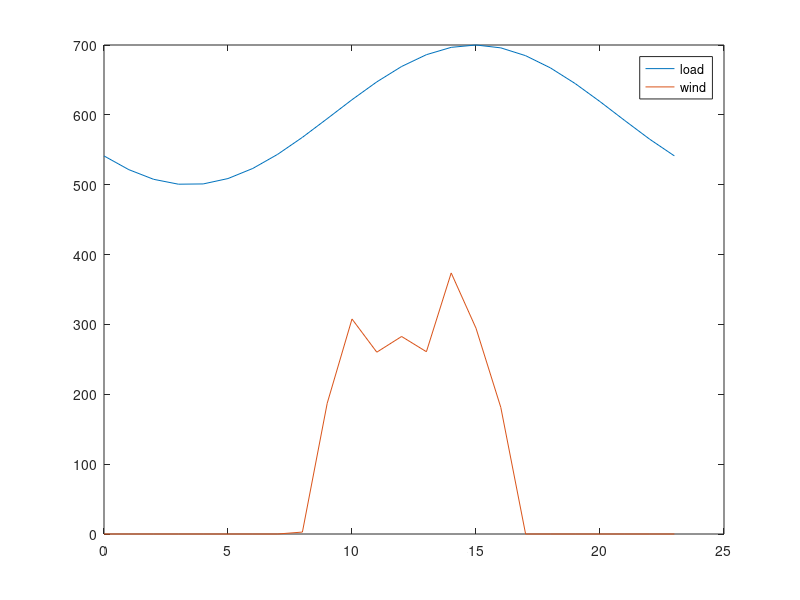

MATLAB code to generate this figure: (Note: this script raises an error after producing the figure.)
clear all

% Runs simulation for the lifetime of the battery

%% Tunables 

life=50400; %this will need to be changed with degradation
Endlife_cap = 0.5;
Starting_cap = 1;
Simu_interval = 720; % one month for degredation interval

ESCap = 20; % MW
ESallowed = 0.8;

k_dollar_coal = 2.22; % dollar/mmbtu, 2014: 2.37, 2017: 2.22
k_dollar_gas = 3.67; % dollar/mmbtu, 2014: 5.00, 2017: 3.67

%emissions factors
k_coal = 206*0.453592; % CO2 kg/mmbtu 
k_gas = 117*0.453592; % CO2 kg/mmbtu 
k_coal_nox = 0.227*0.453592;
k_gas_nox = 0.116*0.453592;
k_coal_so2 = 0.15713*0.453592; 
k_gas_so2 = 0.001*0.453592;

k_co2=[k_coal,k_coal,k_gas,k_gas]; % for heavy coal
k_nox=[k_coal_nox,k_coal_nox,k_gas_nox,k_gas_nox]; % for heavy coal
k_so2=[k_coal_so2,k_coal_so2,k_gas_so2,k_gas_so2]; % for heavy coal

k_dollar=[k_dollar_coal,k_dollar_coal,k_dollar_gas,k_dollar_gas]; % for heavy coal

Flag_wind=0; % 0 for no renewables 1 for renewables
Flag_solar=1;
t_vec = [0:23]';
load_profile = 100*sin(linspace(-0.8*pi,1.2*pi,length(t_vec)))+600;

%wind bellow
wind = Flag_wind*[141.1454209 164.3588944 117.67492 81.14462355 60.24906746 75.97386229 66.24155752 53.00033944 54.0897504 56.28039471 45.30936663 31.58459838 38.24235306 55.3985323 67.19698144 63.89313544 76.75370188 82.61862694 100.3076893 121.2392963 142.839525 148.6643123 161.1639311 145.8123442]; % wind
%solar bellow
solar = Flag_solar*[0 0 0 0 0 0 0 0 2.761714555 187.1547077 307.7808614 260.2846929 282.7520984 260.9285882 373.699438 294.5867518 181.2343721 0 0 0 0 0 0 0];

wind_profile=(wind+solar);

figure
plot(t_vec,load_profile,t_vec,wind_profile);
legend('load','wind')
fname = 'C:/filepath';
saveas(gca, fullfile(fname,'load'),'fig');

%%
up_min_vec = [12,12,4,4];
down_min_vec = [12,12,4,4];

alpha_load = 0.03;
alpha_wind = 0.05;

mpc = loadcase('case_yl9bus');
baseMVA = mpc.baseMVA;

% Change line constraints
mpc.branch(:,6) = 1000*ones(size(mpc.branch,1),1);
% Change generator limits (ineq, linear)
mpc.gen(1:4,9:10) = [340,136;300,120;80,32;80,32];

%(rows, columns)

%% Calculating coal cost curves
coef_Hunter_3 = [0.0144,21.077,9080,117483];  % Input/output curve, y(1000 Btu/h), x(MW)
x_Hunter = (10:1:100)';
y_Hunter = polyval(coef_Hunter_3,x_Hunter);

coef_Hunter_2 = polyfit(x_Hunter,y_Hunter,2);
y_Hunter_fit = polyval(coef_Hunter_2,x_Hunter);

coef_Hunter_cost = coef_Hunter_2*k_dollar_coal*10^(-3);
cost_Hunter = polyval(coef_Hunter_cost,x_Hunter);

Hunter_max = 100;

g1_max=mpc.gen(1,9);
g2_max=mpc.gen(2,9);

g1_ratio=g1_max/Hunter_max;
g2_ratio=g2_max/Hunter_max;

g1_cost=[coef_Hunter_cost(1)/g1_ratio,coef_Hunter_cost(2),coef_Hunter_cost(3)*g1_ratio];
g2_cost=[coef_Hunter_cost(1)/g2_ratio,coef_Hunter_cost(2),coef_Hunter_cost(3)*g2_ratio];

%% Calculating gas cost curves
coef_Moss_3 = [-0.0013,2.955,6561.2,662025];  % Input/output curve, y(1000 Btu/h), x(MW)
x_Moss = (10:10:750)'; % MW
y_Moss = polyval(coef_Moss_3,x_Moss); % 1000 Btu/h

coef_Moss_2 = polyfit(x_Moss,y_Moss,2); %fits a polynomial line of 2 degrees (Ax^2+Bx+C)
y_Moss_fit = polyval(coef_Moss_2,x_Moss); %uses the two polynominal line to create a new line

coef_Moss_cost = coef_Moss_2*k_dollar_gas*10^(-3);
cost_Moss = polyval(coef_Moss_cost,x_Moss);

Moss_max = 750;

g3_max=mpc.gen(3,9);
g4_max=mpc.gen(4,9);

g3_ratio=g3_max/Moss_max;
g4_ratio=g4_max/Moss_max;

g3_cost = [coef_Moss_cost(1)/g3_ratio,coef_Moss_cost(2),coef_Moss_cost(3)*g3_ratio];
g4_cost = [coef_Moss_cost(1)/g4_ratio,coef_Moss_cost(2),coef_Moss_cost(3)*g4_ratio];

%%
mpc.gencost(1,5:7) = g1_cost; 
mpc.gencost(2,5:7) = g2_cost;
mpc.gencost(3,5:7) = g3_cost;
mpc.gencost(4,5:7) = g4_cost;

%%
% Change reserve cost
Rcost = [9;10;4;4;9;10;4;4]*baseMVA;

c_on = [5.61*mpc.gen(1,9)+7.5*mpc.gen(1,9)*k_dollar_coal;5.61*mpc.gen(2,9)+7.5*mpc.gen(2,9)*k_dollar_coal;
    3.99*mpc.gen(3,9)+3.67*mpc.gen(3,9)*k_dollar_gas;3.99*mpc.gen(4,9)+3.67*mpc.gen(4,9)*k_dollar_gas]; % $ per occurance

c_off = [5.61*mpc.gen(1,9);5.61*mpc.gen(2,9);3.99*mpc.gen(3,9);3.99*mpc.gen(4,9)]; % $ per occurance
c_rES = 0.1;

mileage = 7.364;
eff=0.9;
Rinc=0.04; 
EOL_eff=1-(1-eff)*(Rinc+1);
eff_loss=(eff-EOL_eff)/life*24*30; %13680 is the life of the battery

%% prepare

Current_cap = Starting_cap;
Current_t = 0;
tvec = [];
co2_vec = [];
so2_vec = [];
nox_vec = [];
cap_vec = [];
coal_vec=[];
gas_vec=[];
F_coal=[];
F_gas=[];
g1_nES=[];
g2_nES=[];
g3_nES=[];
g4_nES=[];
g1=[];
g2=[];
g3=[];
g4=[];
g1_vec=[];
g2_vec=[];
g3_vec=[];
g4_vec=[];
BaseLoad = 143+159+198; 

n_interval = length(t_vec);
n_generator = 4;
n_wind = 1;
n_reserve = 4;
n_ES = 1;
n_branch = 9;
n_bus = 9;

%% cost
cost_coef = mpc.gencost(1:4,5:7);
Q_gen = diag(cost_coef(:,1))*baseMVA^2; %making cost in 1st column of cost_coef into the diagonal of a 4x4
c_gen = cost_coef(:,2)*baseMVA;
c_gen_c = cost_coef(:,3);
c_reserve = Rcost(1:n_reserve)*2;

CrES = zeros(n_bus,1);
CrES(8,1) = 1; % the first one is 0.1 and the last is 1 

% power flow (eq, linear)
Bmatrix = zeros(n_bus,n_bus);
branch_info = mpc.branch;
for i = 1:n_branch
    ind_i = branch_info(i,1);
    ind_j = branch_info(i,2);
    bij = 1/branch_info(i,4);
    Bmatrix(ind_i,ind_j) = -bij;
    Bmatrix(ind_j,ind_i) = -bij;
end

Bmatrix = Bmatrix + diag(-sum(Bmatrix,2));

bus_info = mpc.bus;

Cg = zeros(n_bus,n_generator);
Cg(1,1) = 1;
Cg(2,2) = 1;
Cg(3,3) = 1;
Cg(6,4) = 1;

Cw = zeros(n_bus,n_wind);
Cw(8,1) = 1;

% generator limits (ineq, linear)
gen_limits = mpc.gen(1:4,9:10)/baseMVA;

% line constraints (ineq, linear)
Smax = mpc.branch(:,6)/baseMVA;

Bline = zeros(n_branch,n_branch);
for i = 1:n_branch
    ind_i = branch_info(i,1);
    ind_j = branch_info(i,2);
    bij = 1/branch_info(i,4);
    Bline(i,ind_i) = bij;
    Bline(i,ind_j) = -bij;
end

% prepare for cvx
Q_gen_cvx = [];
c_gen_cvx = [];
c_gen_c_cvx = [];
c_reserve_cvx = [];
c_on_cvx = [];
c_off_cvx = [];
c_rES_cvx = [];
Cg_cvx = [];
Cw_cvx = [];
CrES_cvx = [];
Bmatrix_cvx = [];
Sd_cvx = [];
gen_max_cvx = [];
gen_min_cvx = [];
wind_forecast_cvx = [];
Smax_cvx = [];
Bline_cvx = [];


for i = 1:n_interval
    
    % Change loads
    loadamp = load_profile(i)/BaseLoad;
    mpc.bus(:,3:4) = loadamp*bus_info(:,3:4);
    Sd =mpc.bus(:,3)/baseMVA;
    
    % Change generator bounds
    wind_forecast = wind_profile(i);
    mpc.gen(5,9:10) = [wind_forecast,0]; % wind
    
    % Matrices
    Q_gen_cvx = blkdiag(Q_gen_cvx,Q_gen);
    c_gen_cvx = [c_gen_cvx;c_gen];
    c_gen_c_cvx = [c_gen_c_cvx;c_gen_c];
    c_reserve_cvx = [c_reserve_cvx;c_reserve];
    c_on_cvx = [c_on_cvx;c_on];
    c_off_cvx = [c_off_cvx;c_off];
    c_rES_cvx = [c_rES_cvx;c_rES];
    
    Cg_cvx = blkdiag(Cg_cvx,Cg);
    Cw_cvx = blkdiag(Cw_cvx,Cw);
    CrES_cvx = blkdiag(CrES_cvx,CrES);
    Bmatrix_cvx = blkdiag(Bmatrix_cvx,Bmatrix);
    Sd_cvx = [Sd_cvx;Sd];
    
    gen_max_cvx = [gen_max_cvx;gen_limits(:,1)];
    gen_min_cvx = [gen_min_cvx;gen_limits(:,2)];
    wind_forecast_cvx = [wind_forecast_cvx;wind_forecast];
    
    Smax_cvx = [Smax_cvx;Smax];
    Bline_cvx = blkdiag(Bline_cvx,Bline);
    
end

cvx_begin

variables p(n_generator*n_interval) pw(n_wind*n_interval) theta(n_bus*n_interval) r(n_reserve*n_interval)
variable u(n_generator*n_interval) binary
variable v(n_generator*n_interval) binary
variable w(n_generator*n_interval) binary

minimize (quad_form(p,Q_gen_cvx) + c_gen_cvx'*p + c_reserve_cvx'*r + c_on_cvx'*v + c_off_cvx'*w + c_gen_c_cvx'*u)

subject to
-Cg_cvx*p - Cw_cvx*pw + Bmatrix_cvx*theta + Sd_cvx == 0
p + r <= gen_max_cvx.*u
p - r >= gen_min_cvx.*u
0 <= pw <= wind_forecast_cvx/baseMVA

for i = 1:n_interval
    theta_i = theta((i-1)*n_bus+1:i*n_bus);
    u_i = u((i-1)*n_generator+1:i*n_generator);
    -Smax <= Bline*theta((i-1)*n_bus+1:i*n_bus) <= Smax
    
    theta((i-1)*n_bus+1) == 0
    r_i = r((i-1)*n_reserve+1:i*n_reserve);
    r_demand_i = alpha_wind*pw(i)+alpha_load*load_profile(i)/baseMVA;
    sum(r_i) >= r_demand_i
end

r >= 0

u_0_length = max(max(up_min_vec),max(down_min_vec))+1;
u_0 = ones(n_generator*u_0_length,1); 
u_extend = [u_0;u];

for k = 1:n_generator
    up_min = up_min_vec(k);
    down_min = down_min_vec(k);
    for i = 2:(n_interval+u_0_length)
        u_i = u_extend((i-1)*n_generator+k);
        u_iminus = u_extend((i-2)*n_generator+k);
        if (n_interval+u_0_length-i) >= down_min
            for j = 1:down_min-1
                u_j = u_extend((i-1+j)*n_generator+k);
                u_iminus - u_i + u_j <= 1
            end
        else
            for j = 1:(n_interval+u_0_length-i)
                u_j = u_extend((i-1+j)*n_generator+k);
                u_iminus - u_i + u_j <= 1
            end
        end
        if (n_interval+u_0_length-i) >= up_min
            for j = 1:up_min-1
                u_j = u_extend((i-1+j)*n_generator+k);
                -u_iminus + u_i - u_j <= 0
            end
        else
            for j = 1:(n_interval+u_0_length-i)
                u_j = u_extend((i-1+j)*n_generator+k);
                -u_iminus + u_i - u_j <= 0
            end
        end
    end
end

for i = 1:n_interval
    u_i = u((i-1)*n_generator+1:i*n_generator);
    if i == 1
        u_iminus = u_0(end-3:end);
    else
        u_iminus = u((i-2)*n_generator+1:(i-1)*n_generator);
    end
    v_i = v((i-1)*n_generator+1:i*n_generator);
    w_i = w((i-1)*n_generator+1:i*n_generator);
    -u_iminus + u_i - v_i <= 0
    u_iminus - u_i - w_i <= 0
end

cvx_end

p_noES = p;
pw_noES = pw;
r_noES = r;
u_noES = u;
v_noES = v;
w_noES = w;

d=1;

while Current_cap > Endlife_cap
    
    Current_t;
    
    if (Current_t) == 0
        Current_cap;
    else
        Current_cap = Starting_cap-(1-f_BatteryDegrade_Xu(Current_t))
    end
    tvec = [tvec;Current_t];
    cap_vec = [cap_vec;Current_cap];
    Current_t = Current_t + Simu_interval %simulation interval needs to be converted from hours to days
    
    ESavailable = ESCap*Current_cap*ESallowed/2; %%% this should just be ESCap
    maxES = ESavailable/baseMVA;
    
    %%
    
    clearvars p pw theta r u v w
    
    cvx_begin
    
    variables p(n_generator*n_interval) pw(n_wind*n_interval) theta(n_bus*n_interval) r(n_reserve*n_interval) rES(n_ES*n_interval)
    variable u(n_generator*n_interval) binary
    variable v(n_generator*n_interval) binary
    variable w(n_generator*n_interval) binary
    
    minimize (quad_form(p,Q_gen_cvx) + c_gen_cvx'*p + c_reserve_cvx'*r + c_on_cvx'*v + c_off_cvx'*w + c_rES_cvx'*rES + c_gen_c_cvx'*u)
    
    beta = mileage/24*(1-eff);
    eff=eff-eff_loss;
    
    subject to
    -Cg_cvx*p - Cw_cvx*pw + Bmatrix_cvx*theta + Sd_cvx + CrES_cvx*rES*beta == 0
    p + r <= gen_max_cvx.*u
    p - r >= gen_min_cvx.*u
    0 <= pw <= wind_forecast_cvx/baseMVA
    
    for i = 1:n_interval
        theta_i = theta((i-1)*n_bus+1:i*n_bus);
        u_i = u((i-1)*n_generator+1:i*n_generator);
        -Smax <= Bline*theta((i-1)*n_bus+1:i*n_bus) <= Smax
        
        theta((i-1)*n_bus+1) == 0
        r_i = r((i-1)*n_reserve+1:i*n_reserve);
        rES_i = rES((i-1)*n_ES+1:i*n_ES);
        r_demand_i = alpha_wind*pw(i)+alpha_load*load_profile(i)/baseMVA;
        sum(r_i) + sum(rES_i) >= r_demand_i
    end
    
    r >= 0
    0 <= rES <= maxES
    
    u_0_length = max(max(up_min_vec),max(down_min_vec))+1;
    u_0 = ones(n_generator*u_0_length,1); 
    u_extend = [u_0;u];
    for k = 1:n_generator
        up_min = up_min_vec(k);
        down_min = down_min_vec(k);
        for i = 2:(n_interval+u_0_length)
            u_i = u_extend((i-1)*n_generator+k);
            u_iminus = u_extend((i-2)*n_generator+k);
            if (n_interval+u_0_length-i) >= down_min
                for j = 1:down_min-1
                    u_j = u_extend((i-1+j)*n_generator+k);
                    u_iminus - u_i + u_j <= 1
                end
            else
                for j = 1:(n_interval+u_0_length-i)
                    u_j = u_extend((i-1+j)*n_generator+k);
                    u_iminus - u_i + u_j <= 1;
                end
            end
            if (n_interval+u_0_length-i) >= up_min
                for j = 1:up_min-1
                    u_j = u_extend((i-1+j)*n_generator+k);
                    -u_iminus + u_i - u_j <= 0
                end
            else
                for j = 1:(n_interval+u_0_length-i)
                    u_j = u_extend((i-1+j)*n_generator+k);
                    -u_iminus + u_i - u_j <= 0
                end
            end
        end
    end
    
    for i = 1:n_interval
        u_i = u((i-1)*n_generator+1:i*n_generator);
        if i == 1
            u_iminus = u_0(end-3:end);
        else
            u_iminus = u((i-2)*n_generator+1:(i-1)*n_generator);
        end
        v_i = v((i-1)*n_generator+1:i*n_generator);
        w_i = w((i-1)*n_generator+1:i*n_generator);
        -u_iminus + u_i - v_i <= 0
        u_iminus - u_i - w_i <= 0
    end
    
    cvx_end
    
    
    for i = 1:n_interval
        
        p_i = p_noES((i-1)*n_generator+1:i*n_generator);%generation
        p1_noES(i,1) = p_i(1);
        p2_noES(i,1) = p_i(2);
        p3_noES(i,1) = p_i(3);
        p4_noES(i,1) = p_i(4);
        
        u_i = u_noES((i-1)*n_generator+1:i*n_generator);
        u1_noES(i,1) = u_i(1);
        u2_noES(i,1) = u_i(2);
        u3_noES(i,1) = u_i(3);
        u4_noES(i,1) = u_i(4);
        
        r_i = r_noES((i-1)*n_generator+1:i*n_generator);%reserves
        r1_noES(i,1) = r_i(1);
        r2_noES(i,1) = r_i(2);
        r3_noES(i,1) = r_i(3);
        r4_noES(i,1) = r_i(4);
        
    end
    
    for i = 1:n_interval
        
        p_i = p((i-1)*n_generator+1:i*n_generator);
        p1(i,1) = p_i(1);
        p2(i,1) = p_i(2);
        p3(i,1) = p_i(3);
        p4(i,1) = p_i(4);
        
        u_i = u((i-1)*n_generator+1:i*n_generator);
        u1(i,1) = u_i(1);
        u2(i,1) = u_i(2);
        u3(i,1) = u_i(3);
        u4(i,1) = u_i(4);
        
        r_i = r((i-1)*n_generator+1:i*n_generator);
        r1(i,1) = r_i(1);
        r2(i,1) = r_i(2);
        r3(i,1) = r_i(3);
        r4(i,1) = r_i(4);
        
    end
    
    if (Current_t)==720
    figure 
    subplot(3,2,1)
    plot(t_vec,p1_noES*baseMVA,'-o',t_vec,p1*baseMVA,'--x','MarkerSize',3)
    hline = refline([0 136]);
    hline.Color='k';
    hline.LineStyle='--';
    hline = refline([0 340]);
    hline.Color='k';
    hline.LineStyle='--';
    legend('w/o ES','w ES','Location','northoutside','Orientation','Horizontal')
    xlim([0,23])

    ylabel('G1 MW (Coal)')
    subplot(3,2,2)
    plot(t_vec,p2_noES*baseMVA,'-o',t_vec,p2*baseMVA,'--x','MarkerSize',3)
    hline = refline([0 120]);
    hline.LineStyle='--';
    hline.Color='k';
    hline = refline([0 300]);
    hline.LineStyle='--';
    hline.Color='k';
    xlim([0,23])

    ylabel('G2 MW (Coal)')
    subplot(3,2,3)
    plot(t_vec,p3_noES*baseMVA,'-o',t_vec,p3*baseMVA,'--x','MarkerSize',3)
    hline = refline([0 80]);
    hline.LineStyle='--';
    hline.Color='k';
    hline = refline([0 32]);
    hline.LineStyle='--';
    hline.Color='k';
    xlim([0,23])

    ylabel('G3 MW (NG)')
    subplot(3,2,4)
    plot(t_vec,p4_noES*baseMVA,'-o',t_vec,p4*baseMVA,'--x','MarkerSize',3)
    hline = refline([0 80]);
    hline.LineStyle='--';
    hline.Color='k';
    hline = refline([0 32]);
    hline.LineStyle='--';
    hline.Color='k';
    xlim([0,23])

    ylabel('G4 MW (NG)')
    subplot(3,2,5)
    plot(t_vec,pw_noES*baseMVA,'-o',t_vec,pw*baseMVA,'--x','MarkerSize',3)
    xlim([0,23])

    ylabel('Renewable MW')
    xlabel('Hours')
    saveas(gca, fullfile(fname,'Dispatch_Init'),'fig');

    figure %7
    subplot(3,2,1)
    plot(t_vec,r1_noES*baseMVA,'-o',t_vec,r1*baseMVA,'--x','MarkerSize',3)
    legend('w/o ES','w ES','Location','northoutside','Orientation','Horizontal')
    title('Reserve dispatch (MW)')
    xlim([0,23])

    ylabel('G1 MW (Coal)')
    subplot(3,2,2)
    plot(t_vec,r2_noES*baseMVA,'-o',t_vec,r2*baseMVA,'--x','MarkerSize',3)
    xlim([0,23])

    ylabel('G2 MW (Coal)')
    subplot(3,2,3)
    plot(t_vec,r3_noES*baseMVA,'-o',t_vec,r3*baseMVA,'--x','MarkerSize',3)
    xlim([0,23])

    ylabel('G3 MW (NG)')
    subplot(3,2,4)
    plot(t_vec,r4_noES*baseMVA,'-o',t_vec,r4*baseMVA,'--x','MarkerSize',3)
    xlim([0,23])

    ylabel('G4 MW (NG)')
    subplot(3,2,5)
    plot(t_vec,zeros(length(t_vec),1),'-o',t_vec,rES*baseMVA,'--x','MarkerSize',3)
    xlim([0,23])

    ylabel('Battery MW')
    xlabel('Hours')
    saveas(gca, fullfile(fname,'Reserve_Init'),'fig');
    end
    
    co2_total_noES = [];
    so2_total_noES = [];
    nox_total_noES = [];
    cost_p_noES = [];
    cost_r_noES = [];
    cost_total_noES = [];
    gen1=[];
    gen2=[];
    gen3=[];
    gen4=[];
    gen1_noES=[];
    gen2_noES=[];
    gen3_noES=[];
    gen4_noES=[];
    Fuel_coal_noES = [];
    Fuel_gas_noES = [];
    
    for i = 1:length(t_vec) 
        
        p_1 = p1_noES(i)*baseMVA;
        p_2 = p2_noES(i)*baseMVA;
        p_3 = p3_noES(i)*baseMVA;
        p_4 = p4_noES(i)*baseMVA;
        
        gen1_nES(i)=p_1;
        gen2_nES(i)=p_2;
        gen3_nES(i)=p_3;
        gen4_nES(i)=p_4;
                
        cost_1 = polyval(mpc.gencost(1,5:7),p_1);
        cost_2 = polyval(mpc.gencost(2,5:7),p_2);
        cost_3 = polyval(mpc.gencost(3,5:7),p_3);
        cost_4 = polyval(mpc.gencost(4,5:7),p_4);
        
        cost_p_noES(i,1) = cost_1 + cost_2 + cost_3 + cost_4;
        
        r_i = r_noES((i-1)*n_reserve+1:i*n_reserve);
        cost_r_noES(i,1) = c_reserve'*r_i;
        
        cost_total_noES(i,1) = cost_p_noES(i,1) + cost_r_noES(i,1);
        
        Fuel1 = cost_1/k_dollar(1,1); %MMBtu
        Fuel2 = cost_2/k_dollar(1,2);
        Fuel3 = cost_3/k_dollar(1,3);
        Fuel4 = cost_4/k_dollar(1,4);
        
        co2_1 = cost_1/k_dollar(1,1)*k_co2(1,1);
        co2_2 = cost_2/k_dollar(1,2)*k_co2(1,2);
        co2_3 = cost_3/k_dollar(1,3)*k_co2(1,3);
        co2_4 = cost_4/k_dollar(1,4)*k_co2(1,4);
        
        so2_1 = cost_1/k_dollar(1,1)*k_so2(1,1);
        so2_2 = cost_2/k_dollar(1,2)*k_so2(1,2);
        so2_3 = cost_3/k_dollar(1,3)*k_so2(1,3);
        so2_4 = cost_4/k_dollar(1,4)*k_so2(1,4);
        
        nox_1 = cost_1/k_dollar(1,1)*k_nox(1,1);
        nox_2 = cost_2/k_dollar(1,2)*k_nox(1,2);
        nox_3 = cost_3/k_dollar(1,3)*k_nox(1,3);
        nox_4 = cost_4/k_dollar(1,4)*k_nox(1,4);
        
        if (p_1<1)
            Fuel1=0;
            co2_1=0;
            so2_1=0;
            nox_1=0;
        end
        if (p_2<1)
            Fuel2=0;
            co2_2=0;
            so2_2=0;
            nox_2=0;
        end
        if (p_3<1)
            Fuel3=0;
            co2_3=0;
            so2_3=0;
            nox_3=0;
        end
        if (p_4<1)
            Fuel4=0;
            co2_4=0;
            so2_4=0;
            nox_4=0;
        end
        
        co2_p = co2_1+co2_2+co2_3+co2_4;
        so2_p = so2_1+so2_2+so2_3+so2_4;
        nox_p = nox_1+nox_2+nox_3+nox_4;
        
        coal_p = Fuel1+Fuel2;
        gas_p = Fuel3 + Fuel4;
        
        co2_total_noES(i,1) = co2_p; %represents a day's worth of emissions
        so2_total_noES(i,1) = so2_p; %represents a day's worth of emissions
        nox_total_noES(i,1) = nox_p; %represents a day's worth of emissions
        Fuel_coal_noES(i,1) = coal_p;
        Fuel_gas_noES(i,1) = gas_p;
        Fuel_G1_noES(i,1) = Fuel1;
        Fuel_G2_noES(i,1) = Fuel2;
        Fuel_G3_noES(i,1) = Fuel3;
        Fuel_G4_noES(i,1) = Fuel4;
    end
    
    g1_nES(d)=sum(gen1_nES);
    g2_nES(d)=sum(gen2_nES);
    g3_nES(d)=sum(gen3_nES);
    g4_nES(d)=sum(gen4_nES);
    f1_nES(d)=sum(Fuel_G1_noES);
    f2_nES(d)=sum(Fuel_G2_noES);
    f3_nES(d)=sum(Fuel_G3_noES);
    f4_nES(d)=sum(Fuel_G4_noES);
    
    co2_total = [];
    so2_total = [];
    nox_total = [];
    cost_p = [];
    cost_r = [];
    cost_total = [];
    Fuel_coal = [];
    Fuel_gas = [];

    
    for i = 1:length(t_vec)
        
        p_1 = p1(i)*baseMVA;
        p_2 = p2(i)*baseMVA;
        p_3 = p3(i)*baseMVA;
        p_4 = p4(i)*baseMVA;
        
        gen1(i)=p_1;
        gen2(i)=p_2;
        gen3(i)=p_3;
        gen4(i)=p_4;
        
        cost_1 = polyval(mpc.gencost(1,5:7),p_1);
        cost_2 = polyval(mpc.gencost(2,5:7),p_2);
        cost_3 = polyval(mpc.gencost(3,5:7),p_3);
        cost_4 = polyval(mpc.gencost(4,5:7),p_4);
        
        cost_p(i,1) = cost_1 + cost_2 + cost_3 + cost_4;
        
        r_i = r((i-1)*n_reserve+1:i*n_reserve);
        cost_r(i,1) = c_reserve'*r_i;
        
        cost_total(i,1) = cost_p(i,1) + cost_r(i,1);
        
        co2_1 = cost_1/k_dollar(1,1)*k_co2(1,1);
        co2_2 = cost_2/k_dollar(1,2)*k_co2(1,2);
        co2_3 = cost_3/k_dollar(1,3)*k_co2(1,3);
        co2_4 = cost_4/k_dollar(1,4)*k_co2(1,4);
        
        so2_1 = cost_1/k_dollar(1,1)*k_so2(1,1);
        so2_2 = cost_2/k_dollar(1,2)*k_so2(1,2);
        so2_3 = cost_3/k_dollar(1,3)*k_so2(1,3);
        so2_4 = cost_4/k_dollar(1,4)*k_so2(1,4);
        
        nox_1 = cost_1/k_dollar(1,1)*k_nox(1,1);
        nox_2 = cost_2/k_dollar(1,2)*k_nox(1,2);
        nox_3 = cost_3/k_dollar(1,3)*k_nox(1,3);
        nox_4 = cost_4/k_dollar(1,4)*k_nox(1,4);
        
        Fuel1 = cost_1/k_dollar(1,1); %MMBtu
        Fuel2 = cost_2/k_dollar(1,2);
        Fuel3 = cost_3/k_dollar(1,3);
        Fuel4 = cost_4/k_dollar(1,4);
        
        if (p_1<1)
            Fuel1=0;
            co2_1=0;
            so2_1=0;
            nox_1=0;
        end
        if (p_2<1)
            Fuel2=0;
            co2_2=0;
            so2_2=0;
            nox_2=0;
        end
        if (p_3<1)
            Fuel3=0;
            co2_3=0;
            so2_3=0;
            nox_3=0;
        end
        if (p_4<1)
            Fuel4=0;
            co2_4=0;
            so2_4=0;
            nox_4=0;
        end
        
        co2_p = co2_1+co2_2+co2_3+co2_4;
        so2_p = so2_1+so2_2+so2_3+so2_4;
        nox_p = nox_1+nox_2+nox_3+nox_4;
        
        coal_p = Fuel1+Fuel2;
        gas_p = Fuel3 + Fuel4; 

        co2_total(i,1) = co2_p;
        so2_total(i,1) = so2_p;
        nox_total(i,1) = nox_p;
        Fuel_coal(i,1) = coal_p;
        Fuel_gas(i,1) = gas_p;
        Fuel_G1(i,1) = Fuel1;
        Fuel_G2(i,1) = Fuel2;
        Fuel_G3(i,1) = Fuel3;
        Fuel_G4(i,1) = Fuel4;
        

    end
    
    g1(d)=sum(gen1);
    g2(d)=sum(gen2);
    g3(d)=sum(gen3);
    g4(d)=sum(gen4);
    f1(d)=sum(Fuel_G1);
    f2(d)=sum(Fuel_G2);
    f3(d)=sum(Fuel_G3);
    f4(d)=sum(Fuel_G4);
    d=d+1;
    
    F_coal_delta = sum(Fuel_coal)-sum(Fuel_coal_noES); %total for one day in each month
    F_gas_delta = sum(Fuel_gas)-sum(Fuel_gas_noES); %total for one day in each month
    co2_delta = sum(co2_total) - sum(co2_total_noES);
    so2_delta = sum(so2_total) - sum(so2_total_noES);
    nox_delta = sum(nox_total) - sum(nox_total_noES);
    g1_delta=sum(g1)-sum(g1_nES);
    g2_delta=sum(g2)-sum(g2_nES);
    g3_delta=sum(g3)-sum(g3_nES);
    g4_delta = sum(g4)-sum(g4_nES);
    
    coal_vec = [coal_vec;F_coal_delta];
    gas_vec = [gas_vec;F_gas_delta];
    co2_vec = [co2_vec;co2_delta];
    so2_vec = [so2_vec;so2_delta];
    nox_vec = [nox_vec;nox_delta];% positive if ES increased emissions
    g1_vec = [g1_vec;g1_delta];
    g2_vec = [g2_vec;g2_delta];
    g3_vec = [g3_vec;g3_delta];
    g4_vec = [g4_vec;g4_delta];
 
    curt_ES = sum(pw*baseMVA)/sum(wind_profile)
    curt_noES = sum(pw_noES*baseMVA)/sum(wind_profile)

    if (Current_t)==720
    figure 
    subplot(2,2,1)
    plot(t_vec,Fuel_G1_noES,'-o',t_vec,Fuel_G1,'--x','MarkerSize',3)
    legend('w/o ES','w ES','Location','northoutside','Orientation','Horizontal')
    title('Fuel (MMBtu)')
    xlim([0,23])
    ylabel('G1 MMBtu (Coal)')
    
    subplot(2,2,2)
    plot(t_vec,Fuel_G2_noES,'-o',t_vec,Fuel_G2,'--x','MarkerSize',3)
    xlim([0,23])
    ylabel('G2 MMBtu (Coal)')
    
    subplot(2,2,3)
    plot(t_vec,Fuel_G3_noES,'-o',t_vec,Fuel_G3,'--x','MarkerSize',3)
    xlim([0,23])
    ylabel('G3 MMBtu (NG)')
    
    subplot(2,2,4)
    plot(t_vec,Fuel_G4_noES,'-o',t_vec,Fuel_G4,'--x','MarkerSize',3)
    xlim([0,23])
    ylabel('G4 MMBtu (NG)')
    saveas(gca, fullfile(fname,'Fuel_Init'),'fig');
    end
end
%%

    figure 
    subplot(3,2,1)
    plot(t_vec,p1_noES*baseMVA,'-o',t_vec,p1*baseMVA,'--x','MarkerSize',3)
    legend('w/o ES','w ES','Location','northoutside','Orientation','Horizontal')
    title('Generator dispatch (MW)')
    hline = refline([0 136]);
    hline.Color='k';
    hline.LineStyle='--';
    hline = refline([0 340]);
    hline.Color='k';
    hline.LineStyle='--';
    xlim([0,23])
    ylabel('G1 MW (Coal)')
    
    subplot(3,2,2)
    plot(t_vec,p2_noES*baseMVA,'-o',t_vec,p2*baseMVA,'--x','MarkerSize',3)
    xlim([0,23])
    hline = refline([0 120]);
    hline.LineStyle='--';
    hline.Color='k';
    hline = refline([0 300]);
    hline.LineStyle='--';
    hline.Color='k';
    ylabel('G2 MW (Coal)')
    
    subplot(3,2,3)
    plot(t_vec,p3_noES*baseMVA,'-o',t_vec,p3*baseMVA,'--x','MarkerSize',3)
    xlim([0,23])
    hline = refline([0 80]);
    hline.LineStyle='--';
    hline.Color='k';
    hline = refline([0 32]);
    hline.LineStyle='--';
    hline.Color='k';
    ylabel('G3 MW (NG)')
    xlabel('Hours')
    
    subplot(3,2,4)
    plot(t_vec,p4_noES*baseMVA,'-o',t_vec,p4*baseMVA,'--x','MarkerSize',3)
    hline = refline([0 80]);
    hline.LineStyle='--';
    hline.Color='k';
    hline = refline([0 32]);
    hline.LineStyle='--';
    hline.Color='k';
    xlim([0,23])
    ylabel('G4 MW (NG)')
    xlabel('Hours')
    
    subplot(3,2,5)
    plot(t_vec,pw_noES*baseMVA,'-o',t_vec,pw*baseMVA,'--x','MarkerSize',3)
    xlim([0,23])
    ylabel('Renewable MW')
    xlabel('Hours')
    saveas(gca, fullfile(fname,'Dispatch_Final'),'fig');
   
 
    figure
    subplot(3,2,1)
    plot(t_vec,r1_noES*baseMVA,'-o',t_vec,r1*baseMVA,'--x','MarkerSize',3)
    legend('w/o ES','w ES','Location','northoutside','Orientation','Horizontal')
    title('Reserve dispatch (MW)')
    xlim([0,23])
    ylabel('G1 MW (Coal)')
    
    subplot(3,2,2)
    plot(t_vec,r2_noES*baseMVA,'-o',t_vec,r2*baseMVA,'--x','MarkerSize',3)
    xlim([0,23])
    ylabel('G2 MW (Coal)')
    
    subplot(3,2,3)
    plot(t_vec,r3_noES*baseMVA,'-o',t_vec,r3*baseMVA,'--x','MarkerSize',3)
    xlim([0,23])
    ylabel('G3 MW (NG)')
    
    subplot(3,2,4)
    plot(t_vec,r4_noES*baseMVA,'-o',t_vec,r4*baseMVA,'--x','MarkerSize',3)
    xlim([0,23])
    ylabel('G4 MW (NG)')
    
    subplot(3,2,5)
    plot(t_vec,zeros(length(t_vec),1),'-o',t_vec,rES*baseMVA,'--x','MarkerSize',3)
    xlim([0,23])
    ylabel('Battery MW')
    xlabel('Hours')
    saveas(gca, fullfile(fname,'Reserves_Final'),'fig');

total_co2 = sum(30*co2_vec)
total_so2 = sum(30*so2_vec)
total_nox = sum(30*nox_vec)
total_coal = sum(30*coal_vec)
total_gas = sum(30*gas_vec)
total_coal_MW=30*(sum(g1_vec)+sum(g2_vec))
total_gas_MW=30*(sum(g3_vec)+sum(g4_vec))

label={'Price_Coal_S'};
impacts(1,:)=[total_co2,total_so2,total_nox,total_gas,total_coal,total_gas_MW,total_coal_MW];
xlswrite('impacts_Xu.xlsx',label,1,'A18')
xlswrite('impacts_Xu.xlsx',impacts,1,'B18')

%%
figure
plot(tvec,co2_vec,'-o','MarkerSize',4) 
xlabel('Hours')
ylabel('CO_2 (kg)')
saveas(gca, fullfile(fname,'CO2'),'fig');

figure
plot(tvec,coal_vec,'-o',tvec,gas_vec,'-o','MarkerSize',4)
xlabel('Hours')
ylabel('Fuel (mmBtu)')
legend('Coal','Gas')
saveas(gca, fullfile(fname,'Fuel'),'fig');

figure
plot(tvec/24/30,g1,'-o',tvec/24/30,g2,'-o',tvec/24/30,g3,'-o',tvec/24/30,g4,'-o','MarkerSize',4)
legend('g1','g2','g3','g4')
xlabel('Months')
ylabel('Generation (MWh)')
saveas(gca, fullfile(fname,'Gen_ES'),'fig');

figure
plot(tvec/24/30,g1_nES,'-o',tvec/24/30,g2_nES,'-o',tvec/24/30,g3_nES,'-o',tvec/24/30,g4_nES,'-o','MarkerSize',4)
legend('g1_nES','g2_nES','g3_nES','g4_nES')
xlabel('Months')
ylabel('Generation (MWh)')
saveas(gca, fullfile(fname,'Gen_noES'),'fig');
